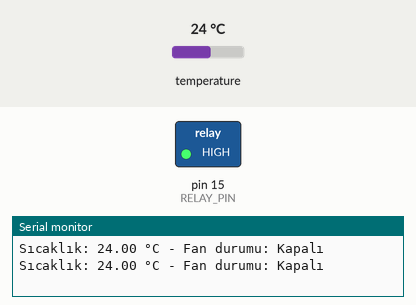
Recording of a sketch running on a simulated Arduino Uno, built with avr-gcc and run on an emulated ATmega328P. Shown: switched loads named in the sketch (green lamp = pin HIGH), the last lines printed to the serial monitor. The inputs (shaded band) are chosen by the test bench; at power-on: temperature 24 °C.

Above: at 3.3 s.
3.4 s: temperature set to 26.4 °C
5.9 s: temperature set to 27.7 °C
At 7.1 s:
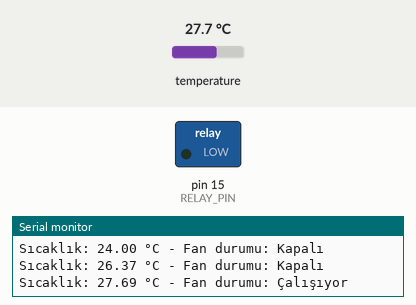
9.2 s: temperature set to 12 °C
At 10.5 s:
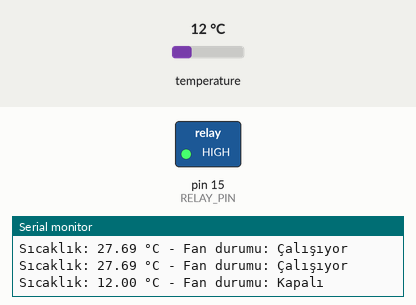
11.7 s: temperature set to 28 °C
At 13.8 s:
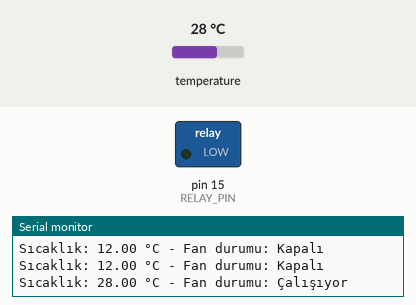
Timing chart, 0 to 15.3 s (numbered marks = the images above; inputs shaded):
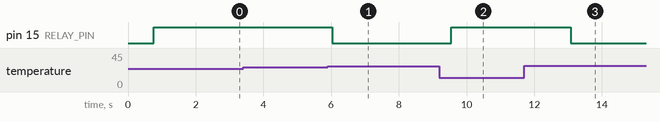

Measured:
- the behaviour switches between 26.9 and 27 °C on temperature (found by bisection; images 0 and 1)
- after the input at 5.9 s, pin 15 (RELAY_PIN): HIGH → LOW after 0.14 s
- after the input at 9.2 s, pin 15 (RELAY_PIN): LOW → HIGH after 0.35 s
- after the input at 11.7 s, pin 15 (RELAY_PIN): HIGH → LOW after 1.4 s

The sketch:

Fancalistirma.ino
```cpp
#include <OneWire.h>

#define ONE_WIRE_BUS 18       // DS18B20 veri pini
#define RELAY_PIN 15          // Röle kontrol pini
#define TEMP_THRESHOLD 27.0   // Fanı açacak sıcaklık eşiği (°C)

OneWire oneWire(ONE_WIRE_BUS);

void setup() {
  Serial.begin(115200);
  pinMode(RELAY_PIN, OUTPUT);
  digitalWrite(RELAY_PIN, LOW);  // Röle başlangıçta kapalı (fan kapalı)
}

void loop() {
  byte data[9];

  oneWire.reset();
  oneWire.skip();
  oneWire.write(0x44);     // Sıcaklık ölçümünü başlat
  delay(750);              // Ölçüm süresi

  oneWire.reset();
  oneWire.skip();
  oneWire.write(0xBE);     // Ölçüm verisini oku

  for (int i = 0; i < 9; i++) {
    data[i] = oneWire.read();
  }

  int16_t raw = (data[1] << 8) | data[0];
  float celsius = (float)raw / 16.0;

  Serial.print("Sıcaklık: ");
  Serial.print(celsius, 2);
  Serial.print(" °C - Fan durumu: ");

  if (celsius >= TEMP_THRESHOLD) {
    digitalWrite(RELAY_PIN, LOW);  // Röle aktif → fan çalışır
    Serial.println("Çalışıyor");
  } else {
    digitalWrite(RELAY_PIN, HIGH);   // Röle pasif → fan kapalı
    Serial.println("Kapalı");
  }

  delay(1000);  // 1 saniyede bir kontrol
}
```
